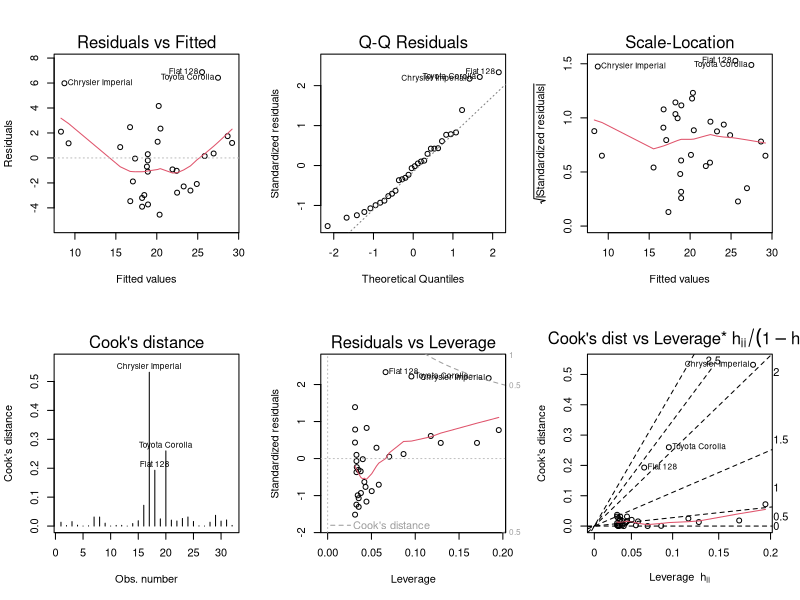

Recreate this plot in R.
## ---- chunk 1
knitr::opts_chunk$set(echo = TRUE, message=FALSE,warning=FALSE,warnings=FALSE,messages=FALSE)
## ---- chunk 2
library(tidyverse)
library(broom)
library(gridExtra)

# Traditional Model
lm.1 <- lm(mpg ~ wt,data=mtcars)

# Generic name
My.Mod <- lm.1
# Tidy output
Tidy.Mod <- augment(My.Mod)

# Attributes
class(My.Mod)
attributes(My.Mod)
head(Tidy.Mod,4)
## ---- chunk 3

## ---- chunk 4

## ---- chunk 5

## ---- chunk 6

## ---- chunk 7

## ---- chunk 8

## ---- chunk 9

## ---- chunk 10
par(mfrow=c(2,3))
plot(My.Mod,which=1:6)
